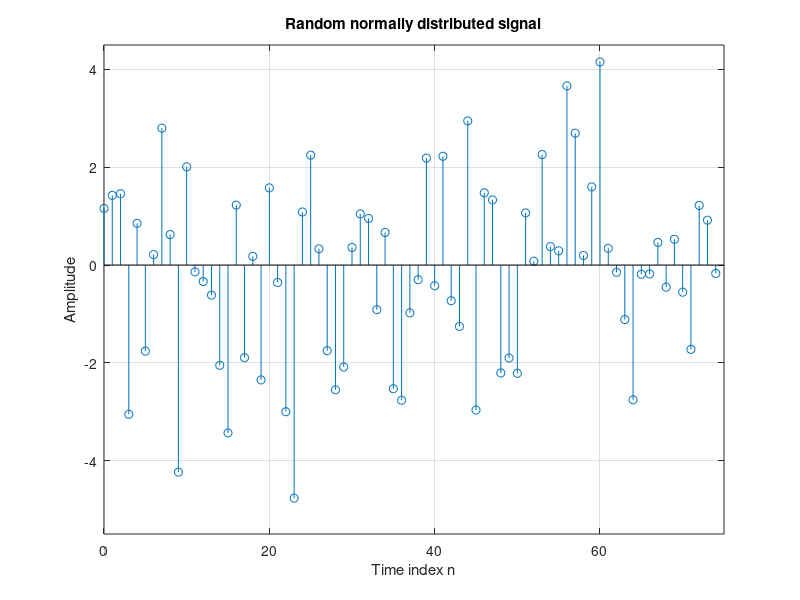

Reproduce this figure in MATLAB.
% Program for project 1.4, Q1.27
% random signals
clf;
N = 75;
x = sqrt(3) * randn(1, N); % normally distributed, zero mean, var=3
n = 0:N-1;
stem(n, x)
grid on
title('Random normally distributed signal')
xlabel('Time index n')
ylabel('Amplitude')
axis([0 N round(min(x))-0.5 round(max(x))+0.5])